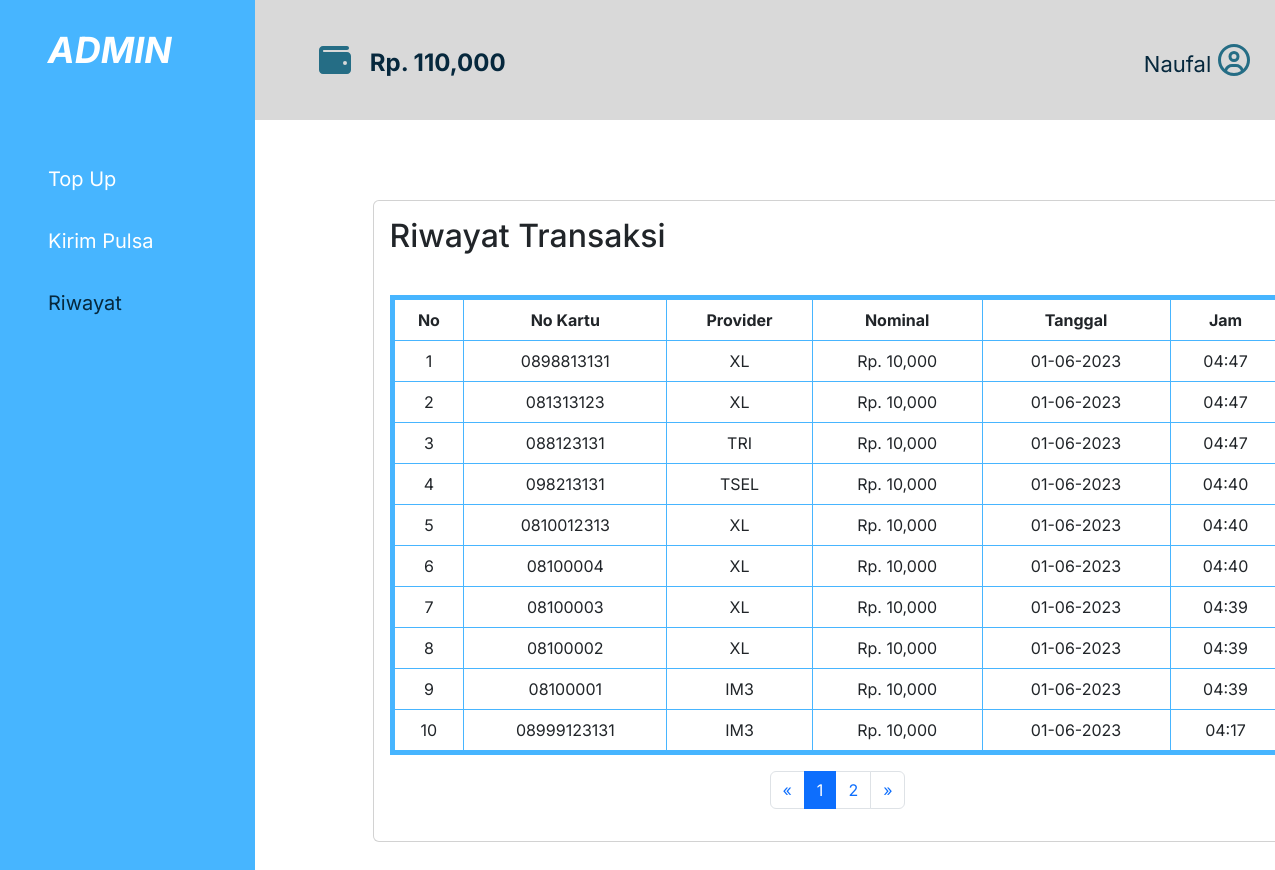
Screenshot of /history.php?id=1&halaman=1 with the database file from the repository.
### tables this page shows
CREATE TABLE `users` (
  `id_user` int(11) NOT NULL,
  `name` varchar(100) NOT NULL,
  `saldo` int(11) NOT NULL
);

CREATE TABLE `histories` (
  `id` int(11) NOT NULL,
  `no_kartu` varchar(20) NOT NULL,
  `prov` varchar(25) NOT NULL,
  `nominal` int(11) NOT NULL,
  `tanggal` timestamp NOT NULL DEFAULT current_timestamp() ON UPDATE current_timestamp(),
  `user_id` int(11) NOT NULL
);

### history.php (the view, shortened to what this page needs)
<?php
require_once('./connection.php');
$id_user = $_GET['id'];
function getData()
{
    global $user, $connect, $id_user;
    $query = mysqli_query($connect, "SELECT * FROM users WHERE id_user='$id_user'");
    $user = mysqli_fetch_array($query);
}
getData();
$batas = 10;
$halaman = isset($_GET['halaman']) ? (int)$_GET['halaman'] : 1;
$halaman_awal = ($halaman > 1) ? ($halaman * $batas) - $batas : 0;
$next = $halaman + 1;
$data = mysqli_query($connect, "SELECT * FROM histories");
$jumlah_data = mysqli_num_rows($data);
$total_halaman = ceil($jumlah_data / $batas);
$dataRiwayat = mysqli_query($connect, "SELECT * FROM histories  WHERE user_id='$id_user' ORDER BY tanggal DESC LIMIT $halaman_awal, $batas");
$index = $halaman_awal + 1;
?>
<!DOCTYPE html>
<html lang="en">
<head>
    <link rel="stylesheet" href="assets/css/style.css">
    <link rel="stylesheet" href="https://cdn.jsdelivr.net/npm/bootstrap@5.3.0-alpha3/dist/css/bootstrap.min.css">
    <link rel="stylesheet" href="https://cdnjs.cloudflare.com/ajax/libs/font-awesome/6.2.0/css/all.min.css" />
    <link href='https://cdnjs.cloudflare.com/ajax/libs/toastr.js/2.0.1/css/toastr.css' rel='stylesheet' />
</head>
<body>
    <header>
        <nav class="navbar">
            <i class="fas fa-wallet fa-2xl "></i>
            <h1 class="txt-rp">Rp. <?= number_format($user['saldo']); ?></h1>
            <h1 class="txt-user"><?= $user['name']; ?></h1>
            <a href="" class="icon-user">
                <i class="fa-regular fa-circle-user fa-2xl"></i>
            </a>
        </nav>
    </header>
    <aside>
        <div class="sidebar">
            <h1 class="txt-adm">ADMIN</h1>
            <ul>
                <li>
                    <a href="index.php?id=<?= $user['id_user']; ?>" class="btn-topup">Top Up</a>
                </li>
                <li>
                    <a href="pulsa.php?id=<?= $user['id_user']; ?>" class="btn-send">Kirim Pulsa</a>
                </li>
                <li>
                    <a href="history.php?id=<?= $user['id_user']; ?>&halaman=1" class="btn-history act">Riwayat</a>
                </li>
            </ul>
        </div>
    </aside>
    <content>
        <div class="container d-flex justify-content-center">
            <div class="card col-10 card-riwayat">
                <div class="card-body">
                    <h2 class="card-title">Riwayat Transaksi</h2>
                    <table class="table table-bordered form-saldo">
                        <thead class="thead">
                            <tr class="text-center">
                                <th>No</th>
                                <th>No Kartu</th>
                                <th>Provider</th>
                                <th>Nominal</th>
                                <th>Tanggal</th>
                                <th>Jam</th>
                            </tr>
                        </thead>
                        <tbody class="tbody">
                            <?php while ($riwayat = mysqli_fetch_assoc($dataRiwayat)) { ?>
                                <?php
                                $date = $riwayat['tanggal'];
                                $newDate = date('d-m-Y', strtotime($date));
                                $hour = date('H:i', strtotime($date));
                                ?>
                                <tr class="text-center">
                                    <td><?= $index++; ?></td>
                                    <td><?= $riwayat['no_kartu']; ?></td>
                                    <td><?= strtoupper($riwayat['prov']); ?></td>
                                    <td>Rp. <?= number_format($riwayat['nominal']); ?></td>
                                    <td><?= $newDate; ?></td>
                                    <td><?= $hour; ?></td>
                                </tr>
                            <?php } ?>
                        </tbody>
                    </table>
                    <nav class="d-flex justify-content-center">
                        <ul class="pagination">
                            <li class="page-item">
                                <a class="page-link" <?php if ($halaman > 1) {
                                                            echo "href='riwayat.php?id=$id_user&halaman=$Previous'";
                                                        } ?> aria-label="Previous">
                                    <span aria-hidden="true">&laquo;</span>
                                </a>
                            </li>
                            <?php for ($page = 1; $page <= $total_halaman; $page++) { ?>
                                <li class="page-item">
                                    <a class="page-link <?= ($_GET['halaman'] == $page) ? 'active' : ''; ?>" href="?id=<?= $id_user; ?>&halaman=<?= $page; ?>">
                                        <?= $page; ?>
                                    </a>
                                </li>
                            <?php } ?>
                            <li class="page-item">
                                <a class="page-link" <?php if ($halaman < $total_halaman) {
                                                            echo "href='?id=$id_user&halaman=$next'";
                                                        } ?> aria-label="Next">
                                    <span aria-hidden="true">&raquo;</span>
                                </a>
                            </li>
                        </ul>
                    </nav>
                </div>
            </div>
        </div>
    </content>
</body>
</html>

### assets/css/style.css (style rules this page uses)
* { margin: 0; padding: 0; box-sizing: border-box; font-family: "Inter", sans-serif; }
body { height: 100%; }
.navbar { position: relative; width: 100%; height: 15vh; background-color: #d9d9d9; }
.sidebar { position: absolute; top: 0; width: 20%; height: 150vh; padding-right: 5%; background-color: #47b5ff; }
.txt-adm { margin-left: 25%; margin-top: 15%; font-size: 36px; color: white; font-weight: 700; font-style: italic; }
.sidebar ul { margin-top: 40%; list-style: none; }
.sidebar li a { color: white; font-size: 20px; display: block; padding: 10%; text-decoration: none; }
.fa-wallet { position: absolute; left: 25%; bottom: 5.5vh; color: #256d85; }
.fa-circle-user { color: #256d85; }
.txt-rp { position: absolute; left: 29%; font-size: 24px; bottom: 4.3vh; font-weight: 700; color: #06283d; }
.icon-user { position: absolute; right: 2%; }
.txt-user { position: absolute; right: 5%; font-size: 22px; bottom: 4.3vh; font-weight: 400; color: #06283d; }
.card { margin-top: 20vh; margin-left: 50vh; }
.card-riwayat { margin-top: 10vh !important; }
.form-saldo { margin-top: 5vh; }
.table { border: 5px solid #47b5ff !important; }
.thead { background-color: #47b5ff; color: #ffffff; }
.tbody tr:nth-child(even) { background-color: #dcf4ff; }
.tbody tr:nth-child(odd) { background-color: #f2fbff; }
.act { color: #06283d !important; }

### rows the page displays
users: saldo "110,000", name "Naufal"
histories: no_kartu "0898813131", prov "XL", nominal "10,000", tanggal "01-06-2023", tanggal "04:47"
histories: no_kartu "081313123", prov "XL", nominal "10,000", tanggal "01-06-2023", tanggal "04:47"
histories: no_kartu "088123131", prov "TRI", nominal "10,000", tanggal "01-06-2023", tanggal "04:47"
histories: no_kartu "098213131", prov "TSEL", nominal "10,000", tanggal "01-06-2023", tanggal "04:40"
histories: no_kartu "0810012313", prov "XL", nominal "10,000", tanggal "01-06-2023", tanggal "04:40"
histories: no_kartu "08100004", prov "XL", nominal "10,000", tanggal "01-06-2023", tanggal "04:40"
histories: no_kartu "08100003", prov "XL", nominal "10,000", tanggal "01-06-2023", tanggal "04:39"
histories: no_kartu "08100002", prov "XL", nominal "10,000", tanggal "01-06-2023", tanggal "04:39"
histories: no_kartu "08100001", prov "IM3", nominal "10,000", tanggal "01-06-2023", tanggal "04:39"
histories: no_kartu "08999123131", prov "IM3", nominal "10,000", tanggal "01-06-2023", tanggal "04:17"
